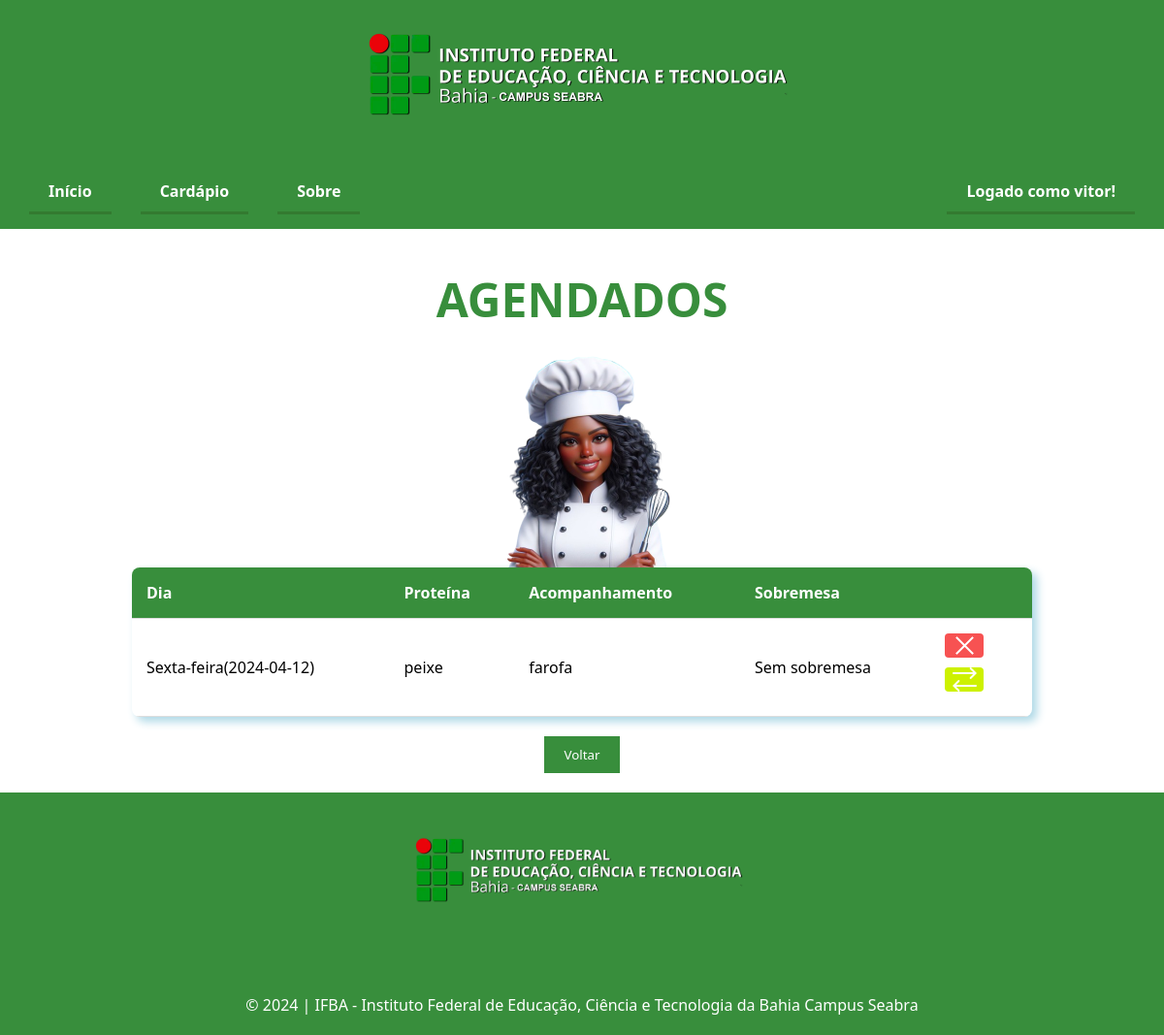
/View/agendados.php (signed in), run on an earlier commit of the app's database.
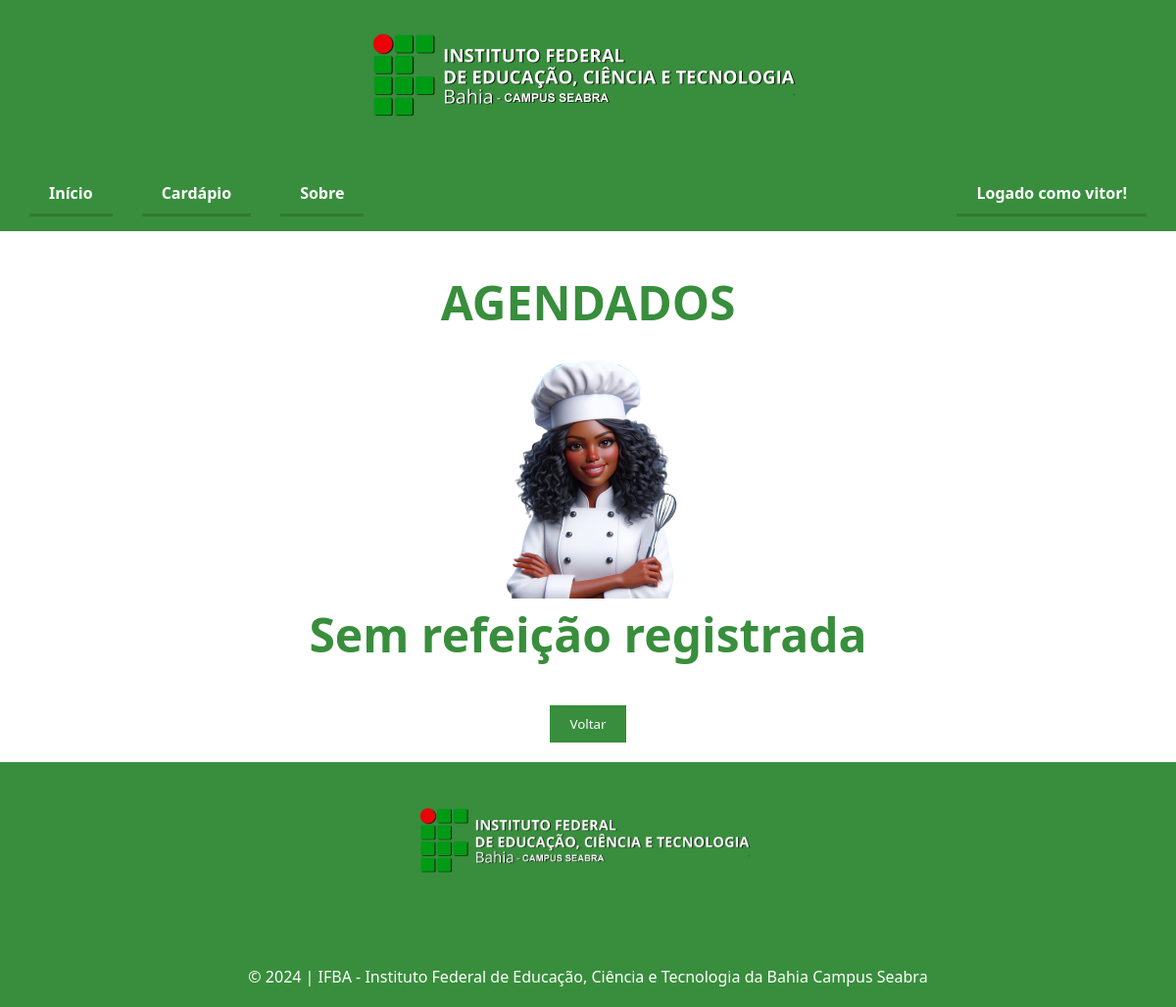
And on a later commit of the database.
### tables this page shows
CREATE TABLE `cardapio` (
  `id` int(11) NOT NULL,
  `data_refeicao` date NOT NULL,
  `dia` varchar(255) NOT NULL,
  `principal` varchar(255) NOT NULL,
  `acompanhamento` varchar(255) NOT NULL,
  `sobremesa` varchar(255) NOT NULL,
  `ind_excluido` tinyint(1) NOT NULL DEFAULT 0
);

### View/agendados.php (the view, shortened to what this page needs)
<?php
    require("../Controller/controller.php");
?>
<!DOCTYPE html>
<html lang="pt-br">
<head>
    <link rel="stylesheet" href="css/agendados.css">
</head>
<body>
<header class="session-1"> <a href='https://portal.ifba.edu.br/seabra' target='_blank'> <img class="img-logo" src='../assets/1b1210fdf4454600bea220983da0cc63.png' alt='logo-ifba-seabra' draggable='false'> </a> </header>
    <?php include_once("process/navbar.php"); showNav("default"); ?>
    <div class="container">
        <h1>AGENDADOS</h1>
        <img src="../assets/_a865d40c-77b6-4702-b2aa-50249d59935d-removebg-preview.png" alt="Imagem do Boneco" class="image2" draggable="false">
        <table>
            <?php
                $idUser = $_SESSION['user'];
                $sql = "SELECT id FROM usuario WHERE nome = '$idUser'";
                $result = $conn->query($sql);
                $row = mysqli_fetch_array($result);
                $idUser = $row[0];
                $sql = "SELECT * FROM refeicao WHERE id_usuario = '$idUser'";
                $result = $conn->query($sql);
                $refeicaoData = [];
                while ($row = mysqli_fetch_assoc($result)) {
                    $refeicaoData = $row;
                }
                if (count($refeicaoData) > 0) {
                    $cardapioId = $refeicaoData['id_cardapio'];
                    $sql = "SELECT data_refeicao, dia, principal, acompanhamento, sobremesa FROM cardapio WHERE id = $cardapioId";
                    $result = $conn->query($sql);
                    $cardapioData = [];
                    while ($row = mysqli_fetch_assoc($result)) {
                        $cardapioData = $row;
                    }
                    $dia = ucfirst($cardapioData['dia']) . "-feira";
                    echo "
                        <thead>
                            <tr>
                                <th>Dia</th>
                                <th>Proteína</th>
                                <th>Acompanhamento</th>
                                <th>Sobremesa</th>
                                <th></th>
                            </tr>
                        </thead>
                        <tbody>";
                    echo "<tr>";
                    echo "<td>{$dia}({$cardapioData['data_refeicao']})</td>";
                    echo "<td>{$cardapioData['principal']}</td>";
                    echo "<td>{$cardapioData['acompanhamento']}</td>";
                    echo "<td>{$cardapioData['sobremesa']}</td>";
                    echo "<td>";
                    echo "<button class='vermelho' onclick='agendadosPopup(1);'><img src='../assets/cancelar.png' alt='none'></button>";
                    echo "<button class='amarelo' onclick='agendadosPopup(2);'><img src='../assets/transferir.png' alt='none'></button>";
                    echo "</td>";
                    echo "</tr>";
                    echo "</tbody>";
                    echo "</table>";
                } else {
                    echo "<h1 class='texto'>Sem refeição registrada</h1>";
                }
            ?>
        </table>
        <a href='cardapio.php'><button class='editar'>Voltar</button></a>
    </div>
    <footer class="rodape">
        <div>
            <img src="../assets/1b1210fdf4454600bea220983da0cc63.png" alt="logo-ifba-seabra" class="logo img-logo" draggable="false">
        </div>
        <div class="copyright">
          <p>&copy; 2024 | IFBA - Instituto Federal de Educação, Ciência e Tecnologia da Bahia
            Campus Seabra</p>
        </div>
    </footer>
</body>
</html>

### View/process/navbar.php (shortened to what this page needs)
<?php
    function showNav($call) {
        $protocol = isset($_SERVER['HTTPS']) && $_SERVER['HTTPS'] === 'on' ? 'https' : 'http';
        $host = $_SERVER['HTTP_HOST'];
        $rootUrl = $protocol . '://' . $host . "/carteirinha-IFBA";
        $cardapio = "$rootUrl/View/cardapio.php";
        $index = "$rootUrl/index.php";
        $logout = "$rootUrl/View/process/logout.php";
        $login = "$rootUrl/View/login.php";
        $sobre = "$rootUrl/View/sobre.php";
        $admin = "$rootUrl/View/painel-administrador.php";
        if (isset($_SESSION['logged_in'])) {
            if ($_SESSION['logged_in'] && $_SESSION['category'] == "adm") {
                $nome = $_SESSION['user'];
                $text = "<div class='right'><a class='button-admin' href='$admin'>Administrador(a)</a><a href='$logout'>Logado como <strong>$nome!</strong></a></div>";
            } else if ($_SESSION['logged_in']) {
                $nome = $_SESSION['user'];
                $text = "<div class='right'><a title='Clique para sair' href='$logout'>Logado como <strong>$nome!</strong></a></div>";
            } else {
                $text = "<div class='right'><a href='$login'>LOGIN</a></div>";
            }
        }
        if ($call == "login") {
            echo "<nav><div><a href='$index'>Início</a><a href='$cardapio'>Cardápio</a><a href='$sobre'>Sobre</a></div></nav>";
        } else {
            echo "<nav><div><a href='$index'>Início</a><a href='$cardapio'>Cardápio</a><a href='$sobre'>Sobre</a></div>$text</nav>";
        }
    }
?>

### View/css/agendados.css (style rules this page uses)
.right { margin-left: auto; }
.container { display: flex; flex-direction: column; justify-content: center; align-items: center; margin: 20px; }
table { width: 80%; border-collapse: collapse; margin: 20px; box-shadow: 5px 5px 10px lightblue; background-color: #fff; border-radius: 8px; overflow: hidden; }
h1 { font-size: 48px; margin: 20px 0; text-align: center; color: #388E3C; }
.image2 { margin-bottom: -46px; max-width: 100%; max-height: 250px; }
button.editar { padding: 10px 20px; background-color: var(--light-green); color: white; border: none; cursor: pointer; transition: all 0.4s ease; }
h1.texto { margin: 0; margin-top: 50px; }
th, td { padding: 15px; text-align: left; border-bottom: 1px solid #ddd; }
th { background-color: #388E3C; color: #fff; }
.vermelho, .amarelo { padding: 10px 20px; width: 25px; height: 25px; margin-right: 10px; margin-bottom: 10px; border: none; border-radius: 4px; cursor: pointer; font-size: 16px; }
.amarelo { background-color: #cdf100; color: #fff; display: flex; justify-content: center; align-items: center; }
.vermelho { background-color: #f75252; color: #fff; display: flex; justify-content: center; align-items: center; }

### View/css/style.css (style rules this page uses)
:root { --light-green: #388E3C; --dark-green: #274E13; --medium-green: #337A30; --gray: #706f6f; --salmon: #f75252; --medium-salmon: #d63838; }
*, *::after, *::before { margin: 0; padding: 0; box-sizing: border-box; font-family: 'Segoe UI', Tahoma, Geneva, Verdana, sans-serif; }
.session-1 { display: flex; flex-direction: column; justify-content: center; align-items: center; background-color: #388E3C; color: white; }
nav { background-color: #388E3C; color: #fff; padding: 15px; text-align: center; display: flex; justify-content: space-between; align-items: center; }
nav a { text-decoration: none; color: #fff; font-size: 16px; font-weight: bold; margin: 0 15px; display: inline-block; padding: 10px 20px; cursor: pointer; border-bottom: 3px solid var(--medium-green); transition: all 0.3s ease; }
.right { margin-left: auto; }
.logo { width: 400px; height: auto; }
.copyright { text-align: center; }
img { user-select: none; }
h1, h2, h3, h4, h5, h6 { margin: 0; }
.rodape { background-color: #388E3C; color: #fff; padding: 20px; height: 250px; display: flex; flex-direction: column; align-items: center; justify-content: space-between; }
a { text-decoration: none; }

What changed in the data, as far as the page shows it:
removed cardapio: dia "Sexta-feira", data_refeicao "2024-04-12", principal "peixe", acompanhamento "farofa", sobremesa "Sem sobremesa"
Also different on the page:
text no longer shown: "Dia Proteína Acompanhamento Sobremesa ( )"
text now shown: "Sem refeição registrada"
